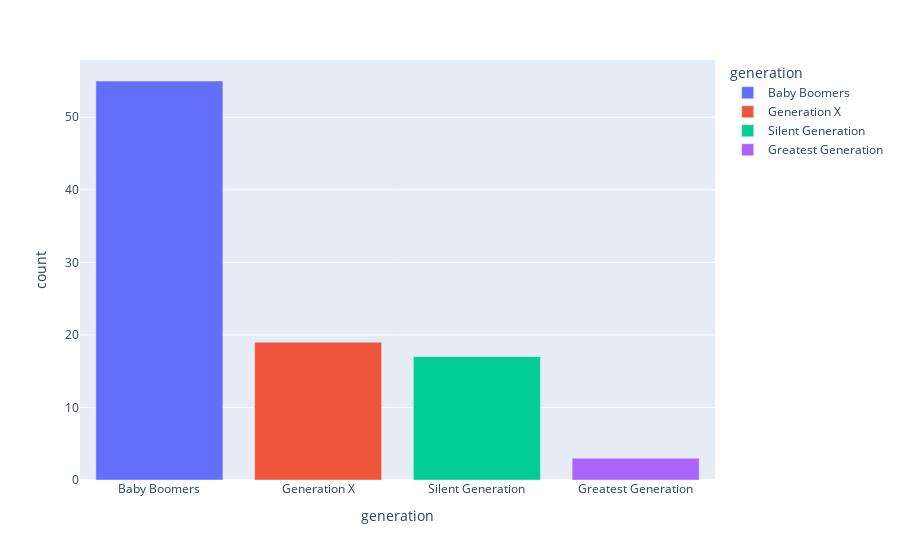

Notebook source saved alongside this figure:
### Code cell
generation_count = unique_holders['generation'].value_counts().to_frame(name="count").reset_index()
generation_count = generation_count[generation_count['count'] > 0]
fig = px.bar(generation_count, x='generation', y='count', color='generation')
fig.show()

### Figure 1 — Plotly figure (JSON) as saved in the notebook; plotly's stock layout.template omitted (floating-point values rounded to 4 significant figures)
{"data": [{"alignmentgroup": "True", "hovertemplate": "generation=%{x}<br>count=%{y}<extra></extra>", "legendgroup": "Baby Boomers", "marker": {"color": "#636efa", "pattern": {"shape": ""}}, "name": "Baby Boomers", "offsetgroup": "Baby Boomers", "orientation": "v", "showlegend": true, "textposition": "auto", "type": "bar", "x": ["Baby Boomers"], "xaxis": "x", "y": [55], "yaxis": "y"}, {"alignmentgroup": "True", "hovertemplate": "generation=%{x}<br>count=%{y}<extra></extra>", "legendgroup": "Generation X", "marker": {"color": "#EF553B", "pattern": {"shape": ""}}, "name": "Generation X", "offsetgroup": "Generation X", "orientation": "v", "showlegend": true, "textposition": "auto", "type": "bar", "x": ["Generation X"], "xaxis": "x", "y": [19], "yaxis": "y"}, {"alignmentgroup": "True", "hovertemplate": "generation=%{x}<br>count=%{y}<extra></extra>", "legendgroup": "Silent Generation", "marker": {"color": "#00cc96", "pattern": {"shape": ""}}, "name": "Silent Generation", "offsetgroup": "Silent Generation", "orientation": "v", "showlegend": true, "textposition": "auto", "type": "bar", "x": ["Silent Generation"], "xaxis": "x", "y": [17], "yaxis": "y"}, {"alignmentgroup": "True", "hovertemplate": "generation=%{x}<br>count=%{y}<extra></extra>", "legendgroup": "Greatest Generation", "marker": {"color": "#ab63fa", "pattern": {"shape": ""}}, "name": "Greatest Generation", "offsetgroup": "Greatest Generation", "orientation": "v", "showlegend": true, "textposition": "auto", "type": "bar", "x": ["Greatest Generation"], "xaxis": "x", "y": [3], "yaxis": "y"}], "layout": {"barmode": "relative", "legend": {"title": {"text": "generation"}, "tracegroupgap": 0}, "margin": {"t": 60}, "xaxis": {"anchor": "y", "categoryarray": ["Baby Boomers", "Generation X", "Silent Generation", "Greatest Generation"], "categoryorder": "array", "domain": [0, 1], "title": {"text": "generation"}}, "yaxis": {"anchor": "x", "domain": [0, 1], "title": {"text": "count"}}}}
